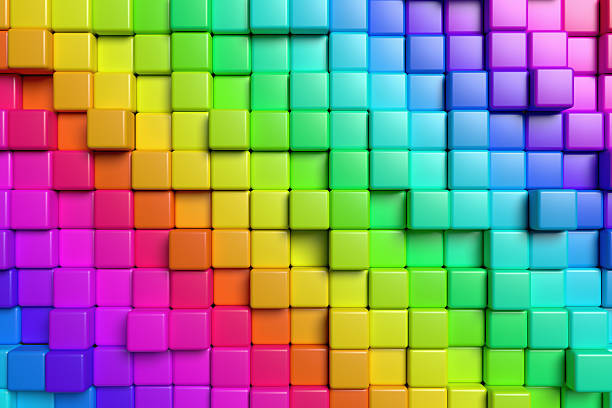
//> input picture CV_Lab/image/colorful stock.jpg, 612 x 408 px
$ ./5_sobel   (built with g++ and OpenCV 4)
//> lines starting //> are read from the running program, lines starting //| are printed output that depends on the picture
#include "opencv2/imgproc/imgproc.hpp"
#include "opencv2/highgui/highgui.hpp"

using namespace cv;

// Global variables of Lab.2
Mat src, src_gray; //원본 이미지, gray 전환 이미지
Mat dst, detected_edges; //결과 이미지, edge 이미지
//int edgeThresh = 1; //필요없는 변수
int lowThreshold; //현재 slicing 위치
int const max_lowThreshold = 100; //slicing 단위(범위: 0~100)
int ratio = 3; //*lowThreshold = highThreshold
int kernel_size = 3; //aperture
char window_name[] = "(Lab 2) Interactive Canny Detector - 김난희";

void CannyThreshold(int, void*)
{
	// @function CannyThreshold // @brief Trackbar callback - Canny thresholds input with a ratio 1:3

	// Reduce noise with a kernel 3x3 @input, output, kernel size
	blur(src_gray, detected_edges, Size(3, 3));

	// Canny detector @input, output, 최소 threshold1, 최대 threshold2, aperture
	Canny(detected_edges, detected_edges, lowThreshold, lowThreshold*ratio, kernel_size);

	// Using Canny's output as a mask, we display our result
	dst = Scalar::all(0); //fill zero matrix //검은색 배경
	src.copyTo(dst, detected_edges); // mask: detected_edges //배경 위에 edge 씌움

	//show result about colorful edge detect
	imshow(window_name, dst);
}
int main()
{
	//***** ***** Lab.1 Simple Canny Edge Detector ***** *****//

	// Load an image
	src = imread("../image/colorful stock.jpg");
//> src is the input picture: 408 rows x 612 cols, CV_8UC3; mean B, G, R 126.6, 141.1, 139.6
	resize(src, src, Size(640, 480));
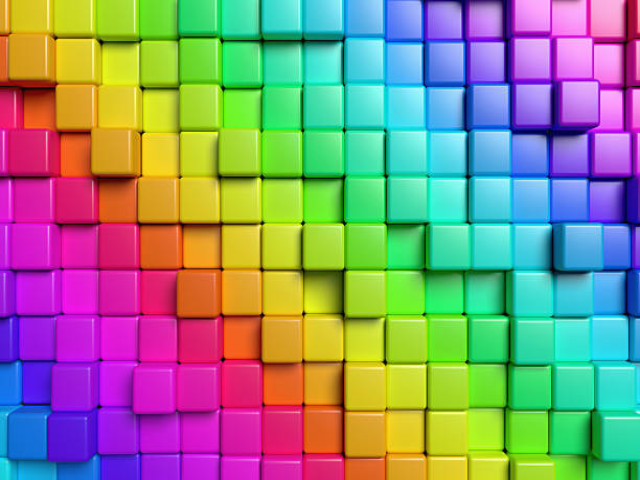
//> src: 480 rows x 640 cols, CV_8UC3; mean B, G, R 126.5, 141.1, 139.5
	//namedWindow("Original image", CV_WINDOW_AUTOSIZE);
	imshow("(Lab 1) Original image - 김난희", src); //show original image
	//imwrite("../result_image/5_sobel_Original.jpg", src);

	Mat gray, edge, draw; //gray 이미지, edge 결과 이미지, edge 결과를 gray로 바꿀 이미지
	cvtColor(src, gray, CV_BGR2GRAY); //원본 이미지를 gray 이미지로 바꿈
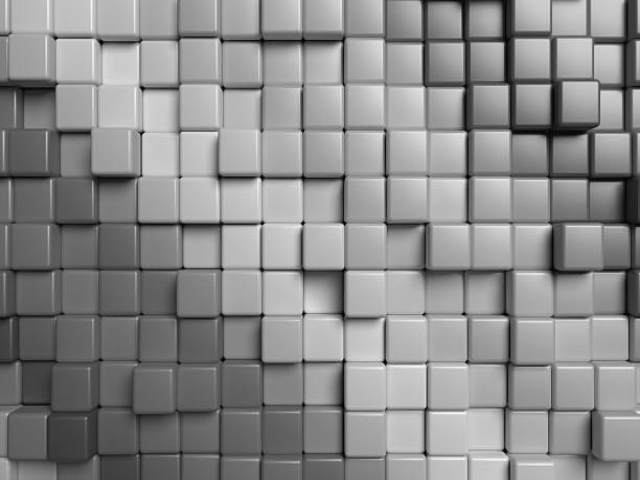
//> gray: 480 rows x 640 cols, CV_8UC1; min 1, max 248, mean 138.9
	Canny(gray, edge, 100, 200, 3); //@input, output, low threshold(linking), high threshold, aperture
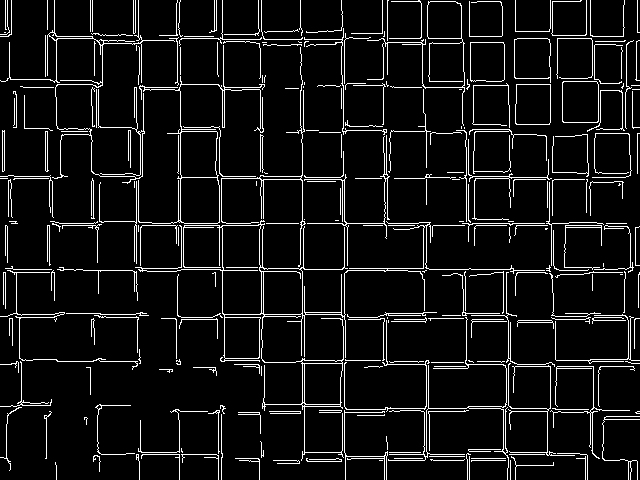
//> edge: 480 rows x 640 cols, CV_8UC1; 7.6% white in thin lines or dots
	edge.convertTo(draw, CV_8U); //to convert gray scale 1채널 unsigned char
	//namedWindow("image", CV_WINDOW_AUTOSIZE);
	imshow("(Lab 1) image Using canny edge detector - 김난희", draw);
	//imwrite("../result_image/5_sobel_canny edge.jpg", draw);


	//***** ***** Lab.2 Interactive Canny Detector ***** *****//

	// Create a matrix of the same type and size as src (for dst)
	dst.create(src.size(), src.type());

	// Convert the image to grayscale @input, output, BGR to GRAY
	cvtColor(src, src_gray, CV_BGR2GRAY);

	// Create a window
	namedWindow(window_name, CV_WINDOW_AUTOSIZE);
	// Create a Trackbar for user to enter threshold
	// @Trackbar이름, Window이름, 현재 slicing 위치, slicing 단위, 적용할 함수
	createTrackbar("Min Threshold:", window_name, &lowThreshold, max_lowThreshold, CannyThreshold);

	// Show the image //thread
	CannyThreshold(0, 0);
//> in CannyThreshold, `Canny(detected_edges, detected_edges, lowThreshold, lowThreshold*ratio..`:
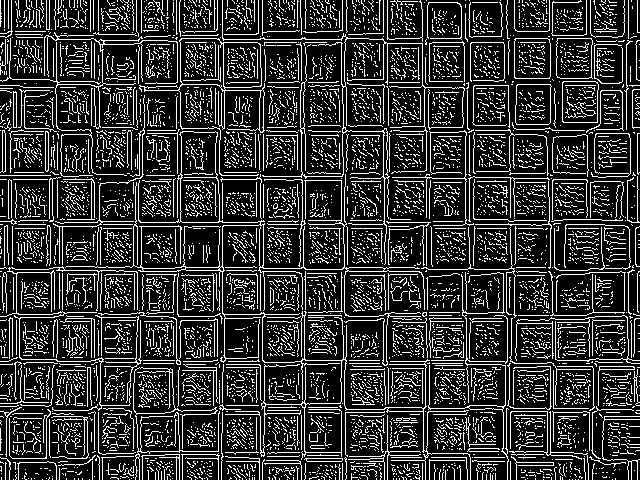
//> detected_edges: 480 rows x 640 cols, CV_8UC1; 20.3% white in thin lines or dots
//> in CannyThreshold, `src.copyTo(dst, detected_edges);`:
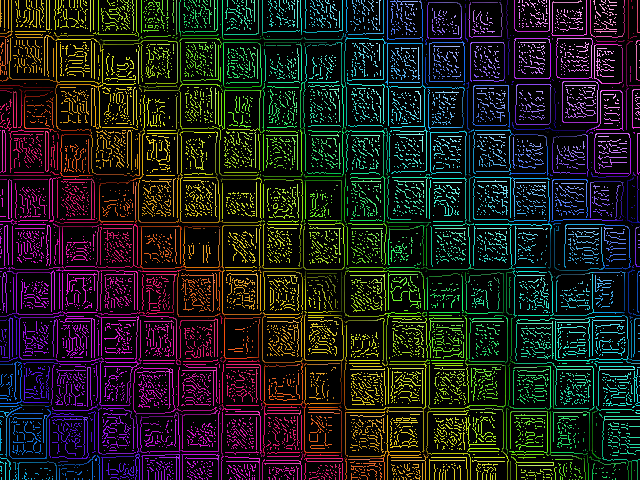
//> dst: 480 rows x 640 cols, CV_8UC3; mean B, G, R 25.2, 28.2, 28.4

	//***** ***** Lab.3 Sobel Edge ***** *****//

	// Sobel Filter @input, output, depth(출력이미지 깊이조합,8비트:절단유도체, dx, dy
	Mat sobelMag, sobelDir, sobelX, sobelY;

	Sobel(gray, sobelX, CV_8U, 1, 0); //x direction
	imshow("(Lab 3) Ix using sobel mask - 김난희", sobelX);
	imwrite("../result_image/5_sobel_Ix_using_sobel_mask.jpg", sobelX);

	Sobel(gray, sobelY, CV_8U, 0, 1); //y direction
	imshow("(Lab 3) Iy using sobel mask - 김난희", sobelY);
	imwrite("../result_image/5_sobel_Iy_using_sobel_mask.jpg", sobelY);

	//magnitude(sobelX, sobelY, sobelMag);
	sobelMag = abs(sobelX) + abs(sobelY); //magnitude
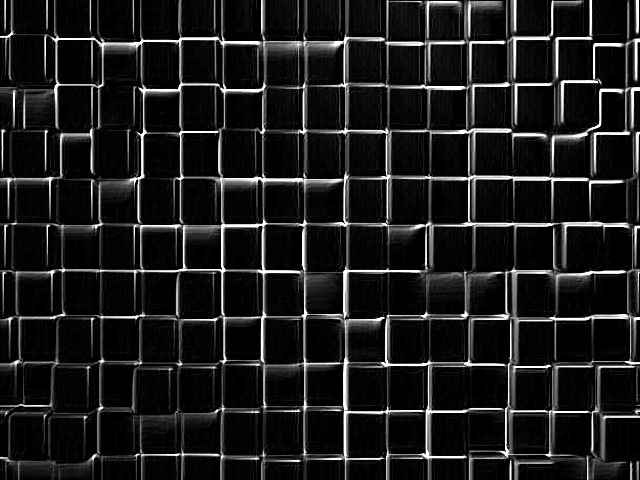
//> sobelMag: 480 rows x 640 cols, CV_8UC1; min 0, max 255, mean 28
	imshow("(Lab 3) Magnitude - 김난희", sobelMag);
	imwrite("../result_image/5_sobel_Magnitude.jpg", sobelMag);

	sobelX.convertTo(sobelX, CV_32F); //phase 계산을 위해 float형변환
//> sobelX: 480 rows x 640 cols, CV_32FC1
	sobelY.convertTo(sobelY, CV_32F);
//> sobelY: 480 rows x 640 cols, CV_32FC1
	sobelMag.convertTo(sobelMag, CV_32F);
//> sobelMag: 480 rows x 640 cols, CV_32FC1

	//cartToPolar(sobelX, sobelY, sobelMag, sobelDir);
	phase(sobelX, sobelY, sobelDir); //@input x, input y, output angle
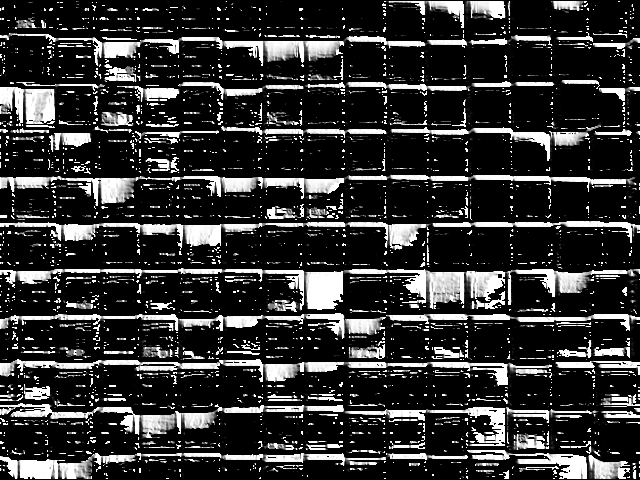
//> sobelDir: 480 rows x 640 cols, CV_32FC1; min 0, max 1.57, mean 0.318; drawn with min black and max white
	imshow("(Lab 3) Direction - 김난희", sobelDir); //direction

	normalize(sobelDir, sobelDir, 0, 255, NORM_MINMAX);
	imwrite("../result_image/5_sobel_Direction.jpg", sobelDir);

	// Wait until user exit program by pressing a key
	waitKey(0);
	return 0;
}
